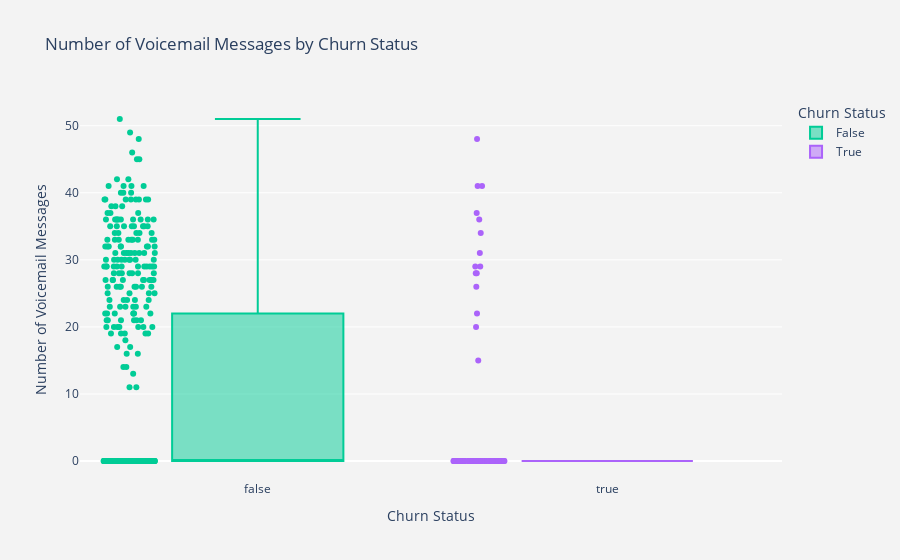

Notebook code cell kept with this figure:
### Code cell
def plot_boxplot(df):
    """
    Create a boxplot using Plotly for the given DataFrame.

    Parameters:
    df (DataFrame): Input DataFrame containing the data to plot.

    Returns:
    None
    """
    fig = px.box(df, x='Churn', y='Number vmail messages', points="all", title="Number of Voicemail Messages by Churn Status",
                 labels={"Churn": "Churn Status", "Number vmail messages": "Number of Voicemail Messages"},
                 color="Churn",
                 category_orders={"Churn": ["False", "True"]})

    fig.update_layout(plot_bgcolor='rgb(243,243,243)', paper_bgcolor='rgb(243,243,243)')

    fig.show()

plot_boxplot(df)

### Figure 1 — Plotly figure (JSON) as saved in the notebook; plotly's stock layout.template omitted (floating-point values rounded to 4 significant figures; data arrays with more than 128 entries replaced by an {"elided": "..."} marker saying what was removed)
{"data": [{"alignmentgroup": "True", "boxpoints": "all", "hovertemplate": "Churn Status=%{x}<br>Number of Voicemail Messages=%{y}<extra></extra>", "legendgroup": "False", "marker": {"color": "#00cc96"}, "name": "False", "notched": false, "offsetgroup": "False", "orientation": "v", "showlegend": true, "x": {"elided": "572 bool values"}, "x0": " ", "xaxis": "x", "y": {"elided": "572 int values"}, "y0": " ", "yaxis": "y", "type": "box"}, {"alignmentgroup": "True", "boxpoints": "all", "hovertemplate": "Churn Status=%{x}<br>Number of Voicemail Messages=%{y}<extra></extra>", "legendgroup": "True", "marker": {"color": "#ab63fa"}, "name": "True", "notched": false, "offsetgroup": "True", "orientation": "v", "showlegend": true, "x": [true, true, true, true, true, true, true, true, true, true, true, true, true, true, true, true, true, true, true, true, true, true, true, true, true, true, true, true, true, true, true, true, true, true, true, true, true, true, true, true, true, true, true, true, true, true, true, true, true, true, true, true, true, true, true, true, true, true, true, true, true, true, true, true, true, true, true, true, true, true, true, true, true, true, true, true, true, true, true, true, true, true, true, true, true, true, true, true, true, true, true, true, true, true, true], "x0": " ", "xaxis": "x", "y": [0, 0, 0, 0, 0, 0, 0, 0, 48, 0, 37, 0, 0, 0, 0, 0, 0, 0, 0, 0, 41, 0, 0, 29, 0, 0, 0, 36, 28, 0, 0, 0, 22, 0, 0, 0, 0, 15, 0, 0, 0, 0, 0, 31, 0, 0, 0, 0, 0, 0, 0, 0, 26, 0, 0, 0, 0, 0, 20, 0, 0, 0, 0, 0, 29, 0, 0, 0, 0, 0, 41, 0, 0, 28, 0, 0, 0, 0, 0, 34, 0, 0, 0, 0, 0, 0, 0, 0, 0, 0, 0, 0, 0, 0, 0], "y0": " ", "yaxis": "y", "type": "box"}], "layout": {"xaxis": {"anchor": "y", "domain": [0, 1], "title": {"text": "Churn Status"}, "categoryorder": "array", "categoryarray": ["False", "True", false, true], "type": "category", "range": [1.493, 3.5], "autorange": true}, "yaxis": {"anchor": "x", "domain": [0, 1], "title": {"text": "Number of Voicemail Messages"}, "type": "linear", "range": [-2.833, 53.83], "autorange": true}, "legend": {"title": {"text": "Churn Status"}, "tracegroupgap": 0}, "title": {"text": "Number of Voicemail Messages by Churn Status"}, "boxmode": "overlay", "plot_bgcolor": "rgb(243,243,243)", "paper_bgcolor": "rgb(243,243,243)", "autosize": true}}
